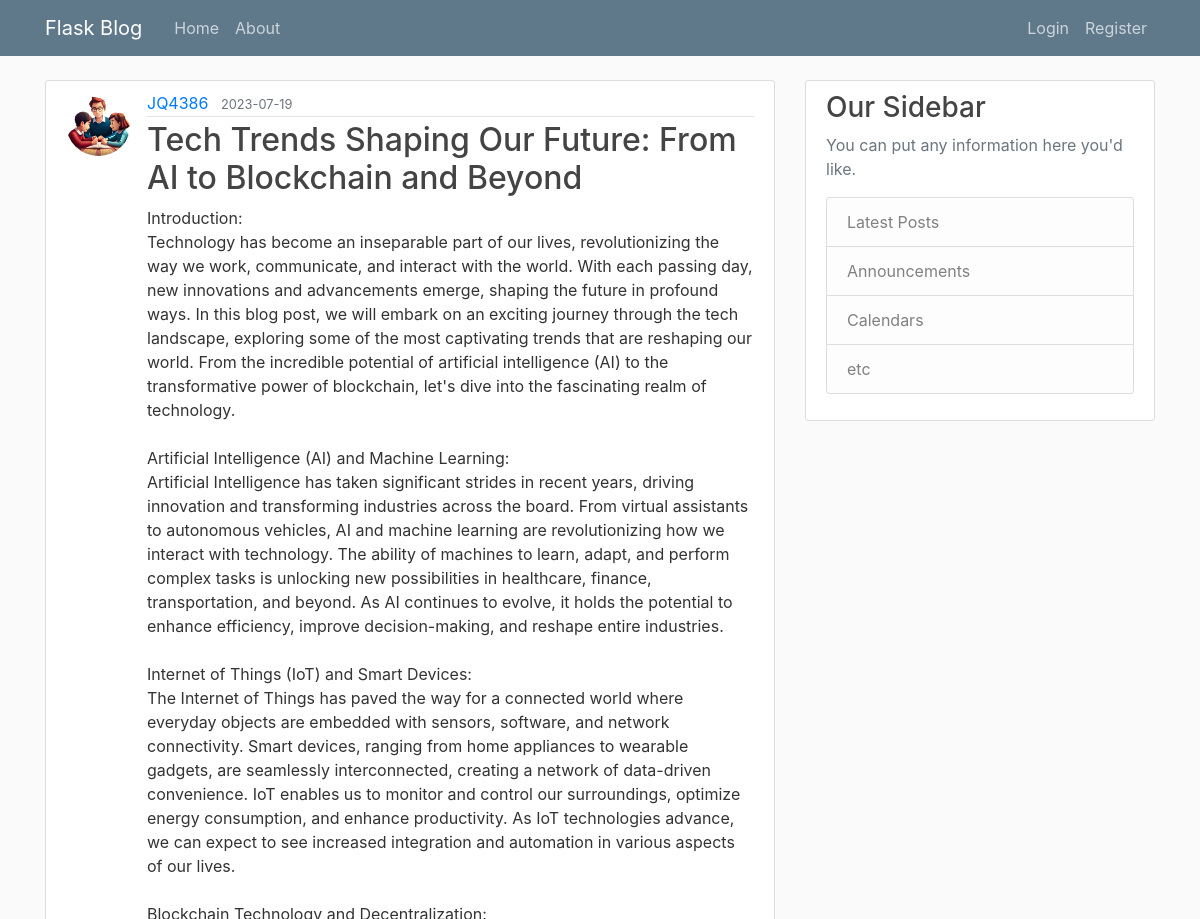
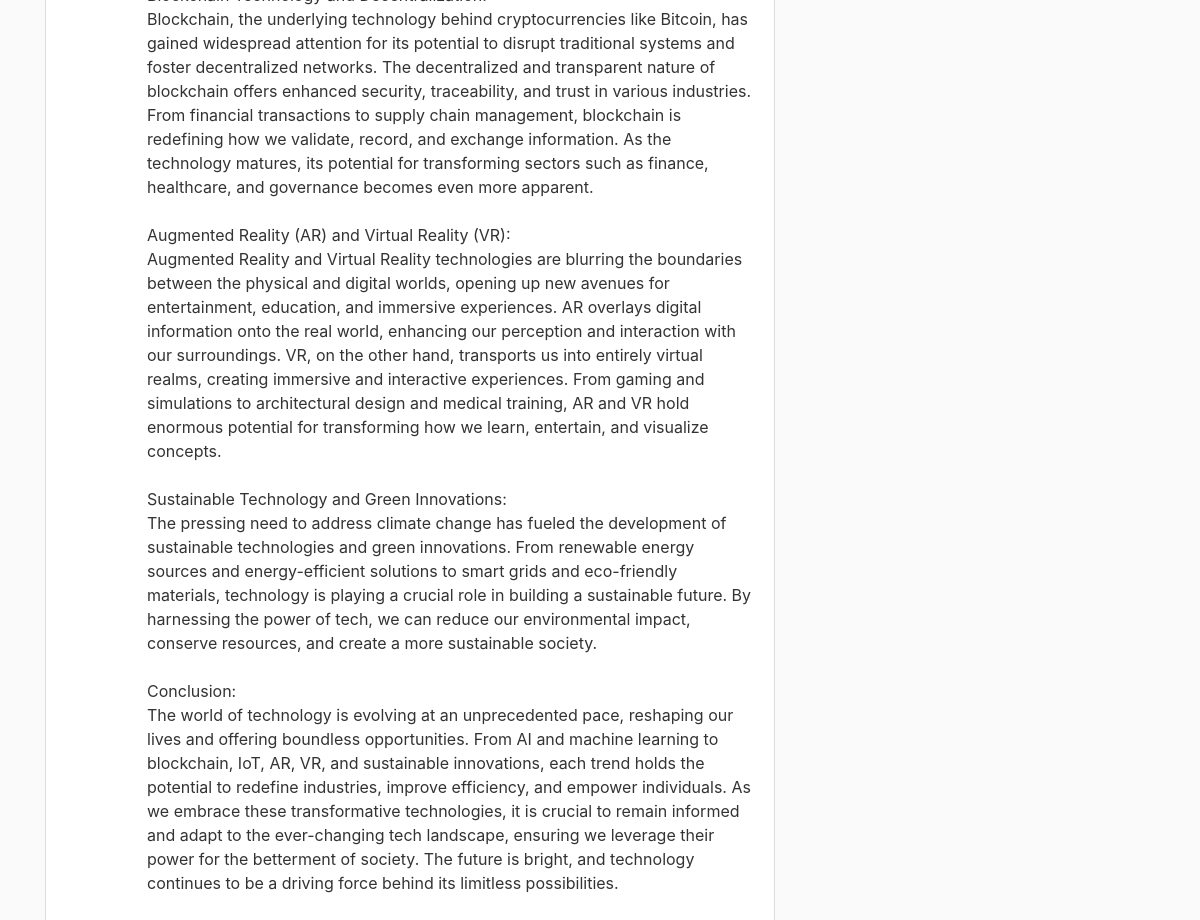
/post/1, run on the app's committed database (2 pictures, top to bottom).
### flaskblog/models.py (models this page shows, shortened)
class User(db.Model, UserMixin):
    id = db.Column(db.Integer, primary_key=True)
    username = db.Column(db.String(20), unique=True, nullable=False) # 20 char max, unique, not null
    email = db.Column(db.String(120), unique=True, nullable=False) # 120 char max, unique, not null
    image_file = db.Column(db.String(20), nullable=False, default='default.jpg') # 20 char max, not null, default
    password = db.Column(db.String(60), nullable=False) # 60 char max, not null
    posts = db.relationship('Post', backref='author', lazy=True) # one to many relationship, backref allows us to get user who created post

class Post(db.Model):
    id = db.Column(db.Integer, primary_key=True)
    title = db.Column(db.String(100), nullable=False) # 100 char max, not null
    date_posted = db.Column(db.DateTime, nullable=False, default=datetime.utcnow) # not null, default, always use utc time for consistency
    content = db.Column(db.Text, nullable=False) # not null
    user_id = db.Column(db.Integer, db.ForeignKey('user.id'), nullable=False) # not null

### flaskblog/routes.py (the view)
@app.route('/post/<int:post_id>')
def post(post_id):
    post = Post.query.get_or_404(post_id)
    return render_template('post.html', title=post.title, post=post)

### flaskblog/templates/post.html (shortened to what this page needs)
{% extends "layout.html" %}
{% block content %}
<article class="media content-section">
    <img class="rounded-circle article-img" src="{{ url_for('static',
        filename='profile_pics/' + post.author.image_file) }}">
    <div class="media-body">
        <div class="article-metadata">
            <a class="mr-2" href="#">{{ post.author.username }}</a>
            <small class="text-muted">{{ post.date_posted.strftime('%Y-%m-%d')}}</small>
        </div>
        <h2 class="article-title">{{ post.title }}</a></h2>
        <p class="article-content">{{ post.content }}</p>
    </div>
</article>
{% endblock content %}

### flaskblog/static/main.css (style rules this page uses)
body { background: #fafafa; color: #333333; margin-top: 5rem; }
h1, h2, h3, h4, h5, h6 { color: #444444; }
.content-section { background: #ffffff; padding: 10px 20px; border: 1px solid #dddddd; border-radius: 3px; margin-bottom: 20px; }
.article-title { color: #444444; }
.article-content { white-space: pre-line; }
.article-img { height: 65px; width: 65px; margin-right: 16px; }
.article-metadata { padding-bottom: 1px; margin-bottom: 4px; border-bottom: 1px solid #e3e3e3 }

### data on the page
User: image_file (picture), author.username "JQ4386"
Post: date_posted "2023-07-19", title "Tech Trends Shaping Our Future: From AI to Blockchain and Beyond", content "Introduction: Technology has become an inseparable part of our lives, revolutionizing the way we work, communicate, and interact with the world. With each passing day, new innovations and advancements emerge, shaping the future in profound ways. In this blog post, we will embark on an exciting journey through the tech landscape, exploring some of the most captivating trends that are reshaping our world. From the incredible potential of artificial intelligence (AI) to the transformative power of blockchain, let's dive into the fascinating realm of technology. Artificial Intelligence (AI) and Machine Learning: Artificial Intelligence has taken significant strides in recent years, driving…"
